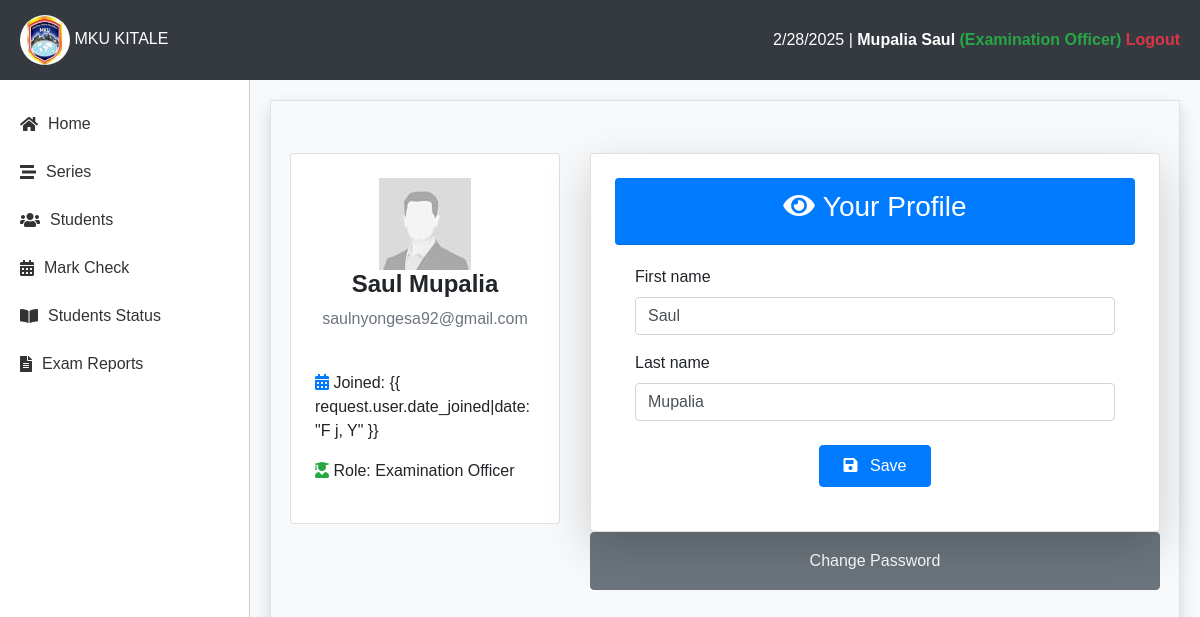
Screenshot of /report/profile/ (signed in) with the database file from the repository.
### reports/models.py (models this page shows)
class User(AbstractUser):
    ADMIN = (
        ("ADMIN", "ADMIN"),
        ("STUDENT", "STUDENT"),
        ("TRAINER", "TRAINER"),
        ("EXAMINATION_OFFICER", "EXAMINATION_OFFICER"),
    )
    id_number = models.CharField(max_length=50, unique=True, null=True)
    role = models.CharField(max_length=50, choices=ADMIN, default="STUDENT")
    profile_photo = models.ImageField(upload_to="photos/", blank=True, null=True)

### reports/views.py (the view)
# urls.py: path('profile/', views.profile, name='admin-profile-url'),
@login_required(login_url='signin-url')
def profile(request):
    form = UserForm(instance=request.user)
    return render(request, 'reports/profile.html', {'form_profile': form})

### reports/forms.py
class UserForm(forms.ModelForm):
    class Meta:
        model = User
        fields = ['first_name', 'last_name']

### reports/context_processors.py (called while the page is built, shortened)
def remaining_days(request):
    if request.user.is_authenticated:
        try:
            series = Series.objects.get(is_active=True)
            today = datetime.today().date()
            end_date = series.end_date
            remaining = abs((end_date - today).days)
            return {"remaining": remaining}
        except Series.DoesNotExist:
            return {"remaining": 0}
    else:
        return {"remaining": 0}

def dashboard(request):
    if request.user.is_authenticated:
        num_trainers = Trainer.objects.count()
        num_students = StudentExam.objects.count()
        num_units = Unit.objects.count()
        num_courses = Course.objects.count()
        num_admins = User.objects.filter(is_staff=True).count()
        active_classes = TeachingAttendance.objects.filter(is_clocked_in=True, is_clocked_out=False).count()
        return {
            "num_trainers": num_trainers,
            "num_students": num_students,
            "num_units": num_units,
            "num_courses": num_courses,
            "num_admins": num_admins if not request.user else num_admins - 1,
            "active_classes": active_classes,
        }

def unit_count(request):
    if request.user.is_authenticated:
        return {"unit_count": Unit.objects.count()}
    else:
        return {"unit_count": 0}

def student_count(request):
    if request.user.is_authenticated:
        return {"student_count": StudentExam.objects.count()}
    else:
        return {"student_count": 0}

def course_count(request):
    if request.user.is_authenticated:
        return {"course_count": Course.objects.count()}
    else:
        return {"course_count": 0}

    def process_request(self, request):
        try:
            series = Series.objects.get(is_active=True)
            today = datetime.today().date()
            end_date = series.end_date
            if today > end_date:
                series.is_active = False
                series.save()
        except Series.DoesNotExist:
            series = Series.objects.filter(is_active=False)
            today = datetime.today().date()
            for series in series:
                end_date = series.end_date
                if today < end_date or today == end_date:
                    series.is_active = True
                    series.save()
        return None

### templates/reports/profile.html (shortened to what this page needs)
{% extends "reports/main.html" %}
{% load static %}
{% load crispy_forms_filters %}
{% block content %}
<div class="container mt-5">
    <div class="row">
        <div class="col-md-4 mb-4">
            <div class="card profile-overview-card p-4 text-center">
                <div class="profile-pic-holder">
                    {% if request.user.profile_image %}
                    <img src="{% static 'img/'  %}{{ request.user.profile_image }}" alt="Profile Picture"
                        class="profile-pic">
                    {% else %}
                    <img src="{% static 'img/profile.jfif' %}" alt="Profile Picture" class="profile-pic">
                    {% endif %}
                </div>
                <h4 class="font-weight-bold">{{ request.user.first_name }} {{ request.user.last_name }}</h4>
                <p class="text-muted">{{ request.user.email }}</p>
                <div class="text-left mt-4">
                    <p class="info-item">
                        <i class="fas fa-calendar-alt text-primary"></i> Joined: {{ request.user.date_joined|date:"F j,
                        Y" }}
                    </p>
                    <p class="info-item">
                        <i class="fas fa-user-graduate text-success"></i> Role: Examination Officer
                    </p>
                </div>
            </div>
        </div>
        <div class="col-md-8">
            <form class="card shadow-lg p-4" action="{% url 'report-profile-edit-url' %}" method="post">
                <div class="card-header bg-primary text-white text-center rounded">
                    <h3 class="text-capitalize">
                        <i class="fas fa-eye mr-2"></i>Your Profile
                    </h3>
                </div>
                <div class="card-body">
                    {{ form_profile|crispy }}
                    <div class="text-center mt-4">
                        <button href="" class="btn btn-primary px-4 py-2 btn-edit" type="submit">
                            <i class="fas fa-save mr-2"></i> Save
                        </button>
                    </div>
                </div>
            </form>
            <a href="{% url 'change-pwd-url' %}" class="w-100 btn btn-secondary p-3">Change Password</a>
        </div>
    </div>
</div>
{% endblock %}

### templates/reports/main.html (shortened to what this page needs)
{% load static %}
<!DOCTYPE html>
<html lang="en">
<head>
    <link href="https://stackpath.bootstrapcdn.com/bootstrap/4.5.2/css/bootstrap.min.css" rel="stylesheet">
    <link rel="stylesheet" href="https://cdnjs.cloudflare.com/ajax/libs/font-awesome/5.15.4/css/all.min.css">
</head>
<body>
    <div class="top-nav">
        <div class="logo">
            <img src="{% static 'img/logo.jpeg' %}" alt="Logo">
            <span>MKU KITALE</span>
        </div>
        <div>
            <span id="current-date"></span> |
            <a href="{% url 'report-profile-url' %}">{{ request.user.last_name }} {{ request.user.first_name }} <span class="text-success">(Examination Officer)</span></a>
            <a href="{% url 'report-signout-url' %}" class="text-danger">Logout</a>
        </div>
    </div>
    <div class="main-container">
        <div class="sidebar">
            {% if request.user.is_authenticated %}
                <a href="{% url 'report-home-url' %}"><i class="fas fa-home"></i> Home</a>
                <a href="{% url 'report-series-url' %}"><i class="fas fa-stream"></i> Series</a>
                <a href="{% url 'report-students-all-url' %}"><i class="fas fa-users"></i> Students</a>
                <a href="{% url 'report-mark-entry-url' %}"><i class="fas fa-calendar-alt"></i> Mark Check</a>
                <a href="{% url 'report-students-exam-status-url' %}"><i class="fas fa-book-open"></i> Students Status</a>
                <a href="{% url 'report-mark-reports-url' %}"><i class="fas fa-file-alt"></i> Exam Reports</a>
            {% endif %}
        </div>
        <div class="content">
            <div class="border p-1 shadow" style="min-height: 100vh;">
                {% block content %}
                {% endblock %}
            </div>
        </div>
    </div>
</body>
</html>

### templates/reports/main.html (style rules this page uses)
body, html { height: 100%; margin: 0; font-family: 'Arial', sans-serif; }
.top-nav { background-color: #343a40; color: white; padding: 15px 20px; display: flex; justify-content: space-between; align-items: center; box-shadow: 0px 2px 10px rgba(0, 0, 0, 0.1); }
.top-nav .logo img { width: 50px; height: 50px; border-radius: 50%; }
.top-nav a { color: white; text-decoration: none; font-weight: bold; }
.main-container { display: flex; height: calc(100vh - 70px); overflow: hidden; }
.sidebar { width: 250px; background-color: #fff; padding-top: 20px; height: 100%; border-right: 1px solid #ccc; display: flex; flex-direction: column; box-shadow: 2px 0px 5px rgba(0, 0, 0, 0.1); }
.sidebar a { color: #333; text-decoration: none; padding: 12px 20px; display: flex; align-items: center; font-size: 1rem; transition: 0.3s; }
.sidebar a i { margin-right: 10px; }
.content { flex-grow: 1; background-color: #f8f9fa; padding: 20px; overflow-y: auto; }

### rows the page displays
User: user.last_name "Mupalia", user.first_name "Saul", user.email "saulnyongesa92@gmail.com", first_name "Saul", last_name "Mupalia"
